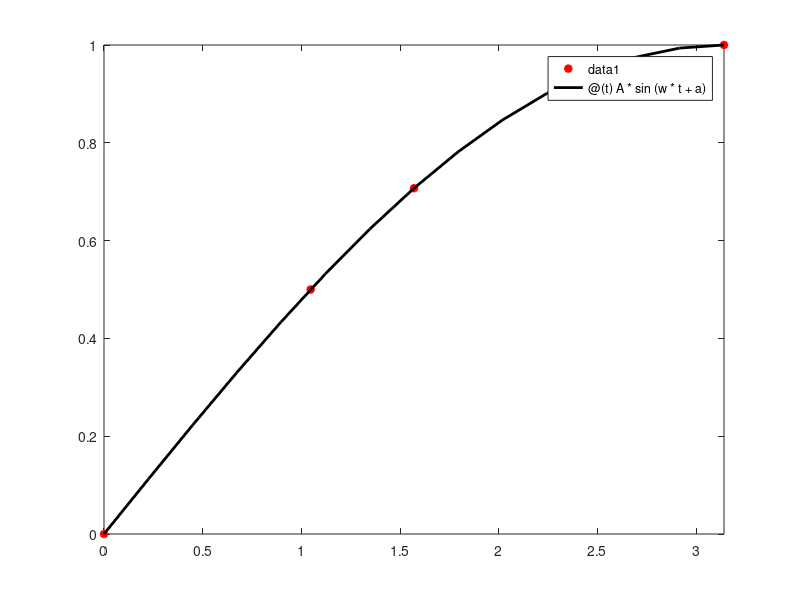

Recreate this plot in MATLAB.
function Gauss_Newton1 
%  Solution to a nonlinear least squares problem 
%  y = Asin(wt+a), take x0 = [1; 1; 0]  
% (t1,y1) = (0, 0), (t2,y2) = (pi/3, 1/2), 
% (t3,y3) = (pi/2, 1/sqrt(2)),  (t4,y4) = (pi, 1)
%  x* = (1; 1/2; 0) % exact solution for zero residual (not unique)
format long 
t = [0; pi/3; pi/2; pi]; 
% d = [0; 1/2-.1; 1/sqrt(2)+.1; 1.2]; % nonzero residual
d = [0; 1/2; 1/sqrt(2); 1]; % zero residual
m = length(t); 
epsilon = 1e-10; 
A = 1; w = 1; a = 0;
% n = 3;
[r, J] = fun(m, t, A, w, a); 
for i = 1:20     
    p = -(J'*J)\(J'*(r-d));     
    A = A + p(1);     
    w = w + p(2);  
    a = a + p(3);
    [r, J] = fun(m, t, A, w, a);     
    ftol = norm(J'*(r-d));     
    fprintf('[A w a] = [%12.10f, %12.10f, %12.10f], ftol = %8.6e\n', [A w a], ftol);     
    if  ftol < epsilon          
        fprintf('root is within tolerance %6.2e after %2d iterations\n', epsilon, i); 
        plot(t,d, 'r*','LineWidth',2)
        hold on
        fplot(@(t) A*sin(w*t + a),[0,pi],'k-','LineWidth',2)
        return;      
    end
end
fprintf('root is NOT within tolerance %6.2e after %2d iterations', epsilon, i); 
end

function [r, J] = fun(m, t, A, w, a) 
r = zeros(3,1);  
J = zeros(m,3); 
for i = 1:m     
    r(i,1) = A*sin(w*t(i) + a);     
    J(i,1) = sin(w*t(i) + a);     
    J(i,2) = A*t(i)*cos(w*t(i) + a); 
    J(i,3) = A*cos(w*t(i) + a); 
end
end